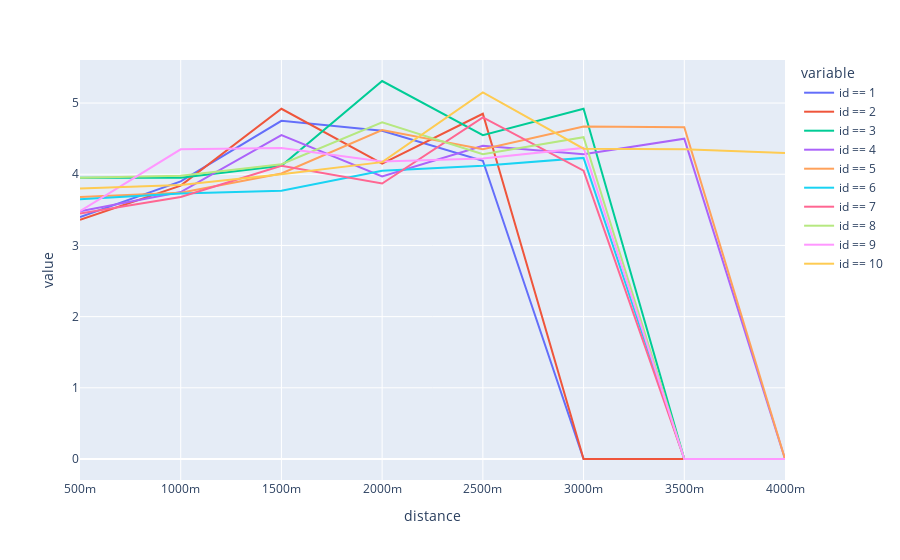

This figure's notebook cell:
### Code cell
px.line(runids, x='distance', y=['id == 1', 'id == 2', 'id == 3', 'id == 4', 'id == 5', 'id == 6', 'id == 7', 'id == 8', 'id == 9', 'id == 10'],)

### Figure 1 — Plotly figure (JSON) as saved in the notebook; plotly's stock layout.template omitted (floating-point values rounded to 4 significant figures)
{"data": [{"hovertemplate": "variable=id == 1<br>distance=%{x}<br>value=%{y}<extra></extra>", "legendgroup": "id == 1", "line": {"color": "#636efa", "dash": "solid"}, "mode": "lines", "name": "id == 1", "orientation": "v", "showlegend": true, "type": "scatter", "x": ["500m", "1000m", "1500m", "2000m", "2500m", "3000m", "3500m", "4000m"], "xaxis": "x", "y": [3.4, 3.9, 4.75, 4.61, 4.19, 0, 0, 0], "yaxis": "y"}, {"hovertemplate": "variable=id == 2<br>distance=%{x}<br>value=%{y}<extra></extra>", "legendgroup": "id == 2", "line": {"color": "#EF553B", "dash": "solid"}, "mode": "lines", "name": "id == 2", "orientation": "v", "showlegend": true, "type": "scatter", "x": ["500m", "1000m", "1500m", "2000m", "2500m", "3000m", "3500m", "4000m"], "xaxis": "x", "y": [3.36, 3.84, 4.92, 4.15, 4.85, 0, 0, 0], "yaxis": "y"}, {"hovertemplate": "variable=id == 3<br>distance=%{x}<br>value=%{y}<extra></extra>", "legendgroup": "id == 3", "line": {"color": "#00cc96", "dash": "solid"}, "mode": "lines", "name": "id == 3", "orientation": "v", "showlegend": true, "type": "scatter", "x": ["500m", "1000m", "1500m", "2000m", "2500m", "3000m", "3500m", "4000m"], "xaxis": "x", "y": [3.95, 3.95, 4.12, 5.31, 4.55, 4.92, 0, 0], "yaxis": "y"}, {"hovertemplate": "variable=id == 4<br>distance=%{x}<br>value=%{y}<extra></extra>", "legendgroup": "id == 4", "line": {"color": "#ab63fa", "dash": "solid"}, "mode": "lines", "name": "id == 4", "orientation": "v", "showlegend": true, "type": "scatter", "x": ["500m", "1000m", "1500m", "2000m", "2500m", "3000m", "3500m", "4000m"], "xaxis": "x", "y": [3.48, 3.75, 4.55, 3.97, 4.4, 4.28, 4.5, 0], "yaxis": "y"}, {"hovertemplate": "variable=id == 5<br>distance=%{x}<br>value=%{y}<extra></extra>", "legendgroup": "id == 5", "line": {"color": "#FFA15A", "dash": "solid"}, "mode": "lines", "name": "id == 5", "orientation": "v", "showlegend": true, "type": "scatter", "x": ["500m", "1000m", "1500m", "2000m", "2500m", "3000m", "3500m", "4000m"], "xaxis": "x", "y": [3.68, 3.74, 4.01, 4.62, 4.35, 4.67, 4.66, 0], "yaxis": "y"}, {"hovertemplate": "variable=id == 6<br>distance=%{x}<br>value=%{y}<extra></extra>", "legendgroup": "id == 6", "line": {"color": "#19d3f3", "dash": "solid"}, "mode": "lines", "name": "id == 6", "orientation": "v", "showlegend": true, "type": "scatter", "x": ["500m", "1000m", "1500m", "2000m", "2500m", "3000m", "3500m", "4000m"], "xaxis": "x", "y": [3.65, 3.73, 3.77, 4.05, 4.12, 4.23, 0, 0], "yaxis": "y"}, {"hovertemplate": "variable=id == 7<br>distance=%{x}<br>value=%{y}<extra></extra>", "legendgroup": "id == 7", "line": {"color": "#FF6692", "dash": "solid"}, "mode": "lines", "name": "id == 7", "orientation": "v", "showlegend": true, "type": "scatter", "x": ["500m", "1000m", "1500m", "2000m", "2500m", "3000m", "3500m", "4000m"], "xaxis": "x", "y": [3.45, 3.68, 4.12, 3.87, 4.8, 4.05, 0, 0], "yaxis": "y"}, {"hovertemplate": "variable=id == 8<br>distance=%{x}<br>value=%{y}<extra></extra>", "legendgroup": "id == 8", "line": {"color": "#B6E880", "dash": "solid"}, "mode": "lines", "name": "id == 8", "orientation": "v", "showlegend": true, "type": "scatter", "x": ["500m", "1000m", "1500m", "2000m", "2500m", "3000m", "3500m", "4000m"], "xaxis": "x", "y": [3.95, 3.98, 4.14, 4.73, 4.28, 4.52, 0, 0], "yaxis": "y"}, {"hovertemplate": "variable=id == 9<br>distance=%{x}<br>value=%{y}<extra></extra>", "legendgroup": "id == 9", "line": {"color": "#FF97FF", "dash": "solid"}, "mode": "lines", "name": "id == 9", "orientation": "v", "showlegend": true, "type": "scatter", "x": ["500m", "1000m", "1500m", "2000m", "2500m", "3000m", "3500m", "4000m"], "xaxis": "x", "y": [3.48, 4.35, 4.37, 4.18, 4.22, 4.37, 0, 0], "yaxis": "y"}, {"hovertemplate": "variable=id == 10<br>distance=%{x}<br>value=%{y}<extra></extra>", "legendgroup": "id == 10", "line": {"color": "#FECB52", "dash": "solid"}, "mode": "lines", "name": "id == 10", "orientation": "v", "showlegend": true, "type": "scatter", "x": ["500m", "1000m", "1500m", "2000m", "2500m", "3000m", "3500m", "4000m"], "xaxis": "x", "y": [3.8, 3.85, 4, 4.17, 5.15, 4.36, 4.35, 4.3], "yaxis": "y"}], "layout": {"legend": {"title": {"text": "variable"}, "tracegroupgap": 0}, "margin": {"t": 60}, "xaxis": {"anchor": "y", "domain": [0, 1], "title": {"text": "distance"}}, "yaxis": {"anchor": "x", "domain": [0, 1], "title": {"text": "value"}}}}
